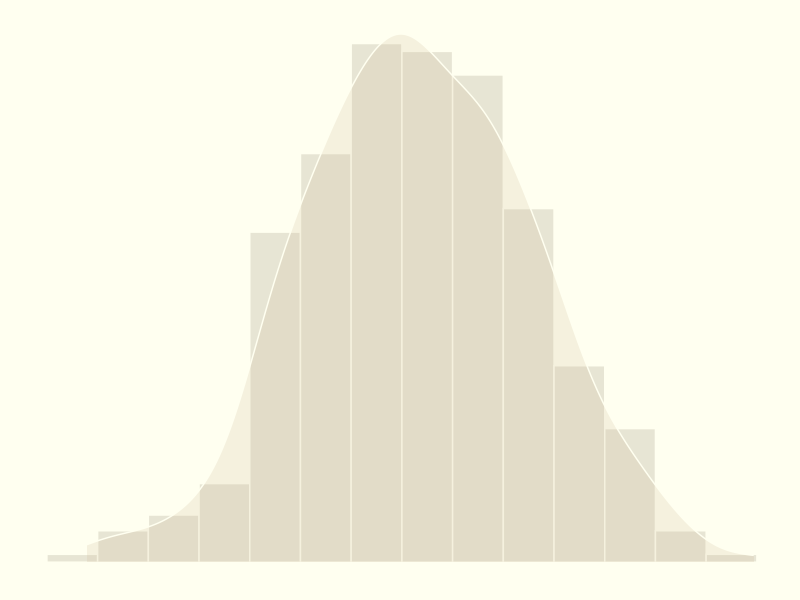
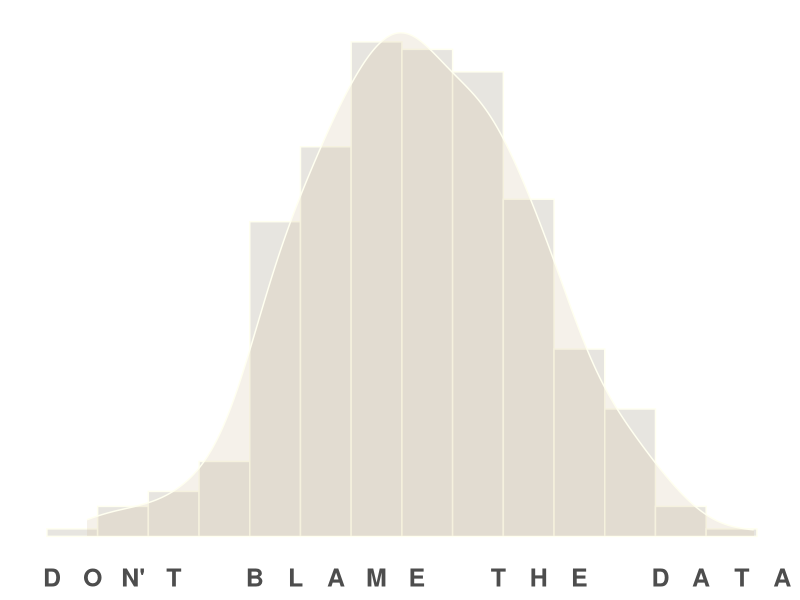
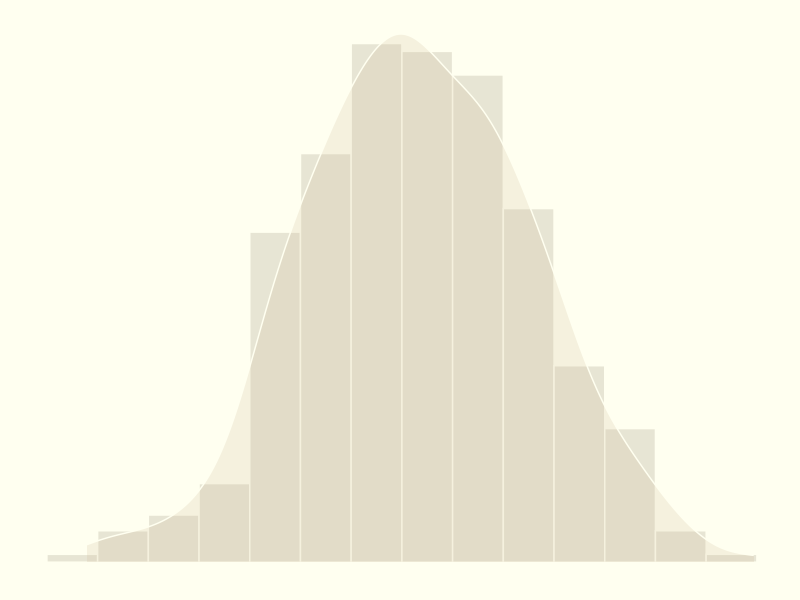
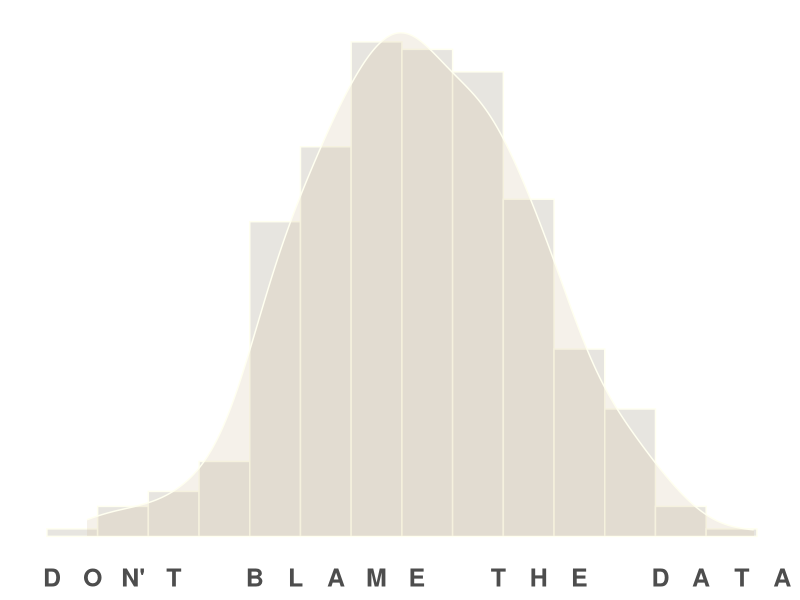

Reproduce these figures in R, in order.



# Plot for Don't Blame the Data logo ---------------------------------------
library(tidyverse)
# theme_set(theme_bw())
#
# set.seed(123)
# a <- rnorm(n= 1500, sd=2)
# b <- rnorm(n=1500, sd=5)
# c <- a + rnorm(n=1500, sd=5)
#
# test <- data.frame(a, b, c)
#
#
# test %>%
#   mutate(above_below = ifelse(c > 0, "Yes", "No")) %>%
#   filter(!between(c, -0.5, 0.5)) %>%
#   ggplot(aes(x=a, y=c, colour = above_below)) +
#   geom_point() +
#   scale_y_continuous(breaks = c(-13, -10, -7, -4, -1, 2, 5, 8, 11, 14), labels = rev(toupper(c("d", "o", "n", "t", "", "b", "l", "a", "m", "e"))), limits = c(-16, 16)) +
#   scale_x_continuous(breaks = c(-7, -5, -3, -1, 1, 3, 5, 7), labels = toupper(c("t", "h", "e", "", "d", "a", "t", "a")), limits = c(-8, 8)) +
#   scale_colour_manual(values = c("wheat3", "wheat4")) +
#   theme(axis.title = element_blank(), axis.text = element_text(size = 26, face = "bold"), axis.ticks = element_blank(), panel.grid = element_blank(), legend.position = "none")
#
#
# ggsave("static/img//logo.jpg", height = 5, width = 5)
#
#
# plot_cols <- c("#498972", "#3E8193", "#BC6E2E", "#A09D3C", "#E06E77", "#7589BC", "#A57BAF", "#4D4D4D")


# set.seed(123)
#
# a2 <- rnorm(n= 1500, sd=1)
#
# b2 <- rnorm(n=1500, sd=5, mean=2)
#
# c2 <- a + rnorm(n=1500, sd=5, mean=20)
#
#
#
# test2 <- data.frame(a2, b2, c2)
#
# test2 %>%
#   ggplot() +
#   geom_density(aes(x=c2), fill=plot_cols[1], alpha=0.3, colour="ivory") +
#   geom_density(aes(x=b2), fill=plot_cols[2], alpha=0.3, colour="ivory") +
#   theme_minimal() +
#   theme(axis.title = element_blank(), axis.text = element_blank(), panel.grid = element_blank(),
#         panel.background = element_rect(fill = "ivory", colour = "ivory"), panel.border = element_blank())
#
# test2 %>%
#   ggplot() +
#   geom_density(aes(x=c2), fill="wheat4", alpha=0.2, colour="ivory") +
#   geom_density(aes(x=b2), fill="wheat4", alpha=0.3, colour="ivory") +
#   theme_minimal() +
#   theme(axis.title = element_blank(), axis.text = element_blank(), panel.grid = element_blank(),
#         panel.background = element_rect(fill = "ivory", colour = "ivory"), panel.border = element_blank())
#
# ggsave("static/img/background_distribution.jpg", height = 1.9, width = 5)


set.seed(1234)
dat <- data.frame(cond = factor(rep(c("A","B"), each=200)),
                  rating = c(rnorm(200),rnorm(200, mean=.8)))
#~~~~~~~~~~~~~~~~~~~~~~~~~~~~~~~~~~~~~~~~~~~~~~~~~~~~~~~~~~~~~~~~~~~~~~~~~~
# Code to draw background image on homepage -------------------------------
#~~~~~~~~~~~~~~~~~~~~~~~~~~~~~~~~~~~~~~~~~~~~~~~~~~~~~~~~~~~~~~~~~~~~~~~~~~
# Histogram overlaid with kernel density curve
ggplot(dat, aes(x=rating)) +
  geom_histogram(aes(y=..density..),
                 binwidth=.5,
                 , fill="wheat4", alpha=0.2, colour="ivory") +
  geom_density(fill="wheat3", alpha=0.2, colour="ivory") +
  theme_minimal() +
  theme(axis.title = element_blank(), axis.text = element_blank(), panel.grid = element_blank(),
        panel.background = element_rect(fill = "ivory", colour = "ivory"), panel.border = element_blank(),
        plot.background = element_rect(fill = "ivory", colour = "ivory"))

ggsave("static/img/background_distribution.jpg", height = 1.8, width = 5)



#~~~~~~~~~~~~~~~~~~~~~~~~~~~~~~~~~~~~~~~~~~~~~~~~~~~~~~~~~~~~~~~~~~~~~~~~~~
# Code to draw logo to include on shared links ----------------------------
#~~~~~~~~~~~~~~~~~~~~~~~~~~~~~~~~~~~~~~~~~~~~~~~~~~~~~~~~~~~~~~~~~~~~~~~~~~
# Histogram overlaid with kernel density curve
ggplot(dat, aes(x=rating)) +
  geom_histogram(aes(y=..density..),
                 binwidth=.5,
                 , fill="wheat4", alpha=0.2, colour="ivory") +
  geom_density(fill="wheat3", alpha=0.2, colour="ivory") +
  scale_x_continuous(breaks = seq(-4, 4, by=0.4), labels = toupper(c("", "", "d", "o", "n'", "t", "", "b", "l", "a", "m", "e", "", "t", "h", "e", "", "d", "a", "t", "a"))) +
  theme_minimal() +
  theme(axis.title = element_blank(), axis.text.y = element_blank(), axis.text.x = element_text(size = 18, face = "bold", colour="#4D4D4D"), panel.grid = element_blank(),
        panel.background = element_rect(fill = "white", colour = "white"), panel.border = element_blank(), plot.background = element_rect(fill = "white", colour = "white"))

ggsave("static/img/logo.jpg", height = 1.8, width = 4)
